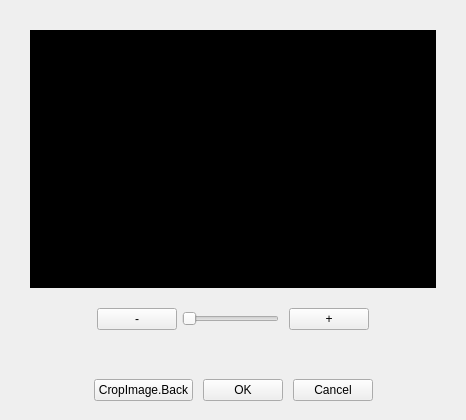
<?xml version="1.0" encoding="UTF-8"?>
<ui version="4.0">
 <class>PLSCropImage</class>
 <widget class="QWidget" name="PLSCropImage">
  <property name="geometry">
   <rect>
    <x>0</x>
    <y>0</y>
    <width>466</width>
    <height>420</height>
   </rect>
  </property>
  <property name="windowTitle">
   <string>CropImage.Title</string>
  </property>
  <layout class="QVBoxLayout" name="verticalLayout" stretch="1,0,0,0">
   <property name="spacing">
    <number>0</number>
   </property>
   <property name="leftMargin">
    <number>0</number>
   </property>
   <property name="topMargin">
    <number>0</number>
   </property>
   <property name="rightMargin">
    <number>0</number>
   </property>
   <property name="bottomMargin">
    <number>0</number>
   </property>
   <item>
    <layout class="QHBoxLayout" name="horizontalLayout_3">
     <property name="leftMargin">
      <number>30</number>
     </property>
     <property name="topMargin">
      <number>30</number>
     </property>
     <property name="rightMargin">
      <number>30</number>
     </property>
     <item>
      <widget class="QFrame" name="preview">
       <property name="styleSheet">
        <string notr="true">background-color: rgb(0, 0, 0);</string>
       </property>
       <property name="frameShape">
        <enum>QFrame::NoFrame</enum>
       </property>
       <property name="frameShadow">
        <enum>QFrame::Raised</enum>
       </property>
      </widget>
     </item>
    </layout>
   </item>
   <item>
    <layout class="QHBoxLayout" name="horizontalLayout">
     <property name="spacing">
      <number>0</number>
     </property>
     <property name="leftMargin">
      <number>0</number>
     </property>
     <property name="topMargin">
      <number>20</number>
     </property>
     <property name="rightMargin">
      <number>0</number>
     </property>
     <property name="bottomMargin">
      <number>30</number>
     </property>
     <item>
      <spacer name="horizontalSpacer_5">
       <property name="orientation">
        <enum>Qt::Horizontal</enum>
       </property>
       <property name="sizeHint" stdset="0">
        <size>
         <width>0</width>
         <height>1</height>
        </size>
       </property>
      </spacer>
     </item>
     <item>
      <widget class="QPushButton" name="smallButton">
       <property name="text">
        <string>-</string>
       </property>
      </widget>
     </item>
     <item>
      <spacer name="horizontalSpacer_3">
       <property name="orientation">
        <enum>Qt::Horizontal</enum>
       </property>
       <property name="sizeType">
        <enum>QSizePolicy::Fixed</enum>
       </property>
       <property name="sizeHint" stdset="0">
        <size>
         <width>5</width>
         <height>1</height>
        </size>
       </property>
      </spacer>
     </item>
     <item>
      <widget class="SliderIgnoreScroll" name="slider">
       <property name="orientation">
        <enum>Qt::Horizontal</enum>
       </property>
      </widget>
     </item>
     <item>
      <spacer name="horizontalSpacer_4">
       <property name="orientation">
        <enum>Qt::Horizontal</enum>
       </property>
       <property name="sizeType">
        <enum>QSizePolicy::Fixed</enum>
       </property>
       <property name="sizeHint" stdset="0">
        <size>
         <width>10</width>
         <height>1</height>
        </size>
       </property>
      </spacer>
     </item>
     <item>
      <widget class="QPushButton" name="largeButton">
       <property name="text">
        <string>+</string>
       </property>
      </widget>
     </item>
     <item>
      <spacer name="horizontalSpacer_6">
       <property name="orientation">
        <enum>Qt::Horizontal</enum>
       </property>
       <property name="sizeHint" stdset="0">
        <size>
         <width>0</width>
         <height>1</height>
        </size>
       </property>
      </spacer>
     </item>
    </layout>
   </item>
   <item>
    <widget class="QWidget" name="lineWidget" native="true"/>
   </item>
   <item>
    <layout class="QHBoxLayout" name="horizontalLayout_2">
     <property name="spacing">
      <number>10</number>
     </property>
     <property name="topMargin">
      <number>19</number>
     </property>
     <property name="bottomMargin">
      <number>19</number>
     </property>
     <item>
      <spacer name="horizontalSpacer">
       <property name="orientation">
        <enum>Qt::Horizontal</enum>
       </property>
       <property name="sizeHint" stdset="0">
        <size>
         <width>40</width>
         <height>20</height>
        </size>
       </property>
      </spacer>
     </item>
     <item>
      <widget class="QPushButton" name="backButton">
       <property name="text">
        <string>CropImage.Back</string>
       </property>
      </widget>
     </item>
     <item>
      <widget class="QPushButton" name="okButton">
       <property name="text">
        <string>OK</string>
       </property>
      </widget>
     </item>
     <item>
      <widget class="QPushButton" name="cancelButton">
       <property name="text">
        <string>Cancel</string>
       </property>
      </widget>
     </item>
     <item>
      <spacer name="horizontalSpacer_2">
       <property name="orientation">
        <enum>Qt::Horizontal</enum>
       </property>
       <property name="sizeHint" stdset="0">
        <size>
         <width>40</width>
         <height>20</height>
        </size>
       </property>
      </spacer>
     </item>
    </layout>
   </item>
  </layout>
 </widget>
 <customwidgets>
  <customwidget>
   <class>SliderIgnoreScroll</class>
   <extends>QSlider</extends>
   <header>slider-ignorewheel.hpp</header>
  </customwidget>
 </customwidgets>
 <resources/>
 <connections/>
</ui>
